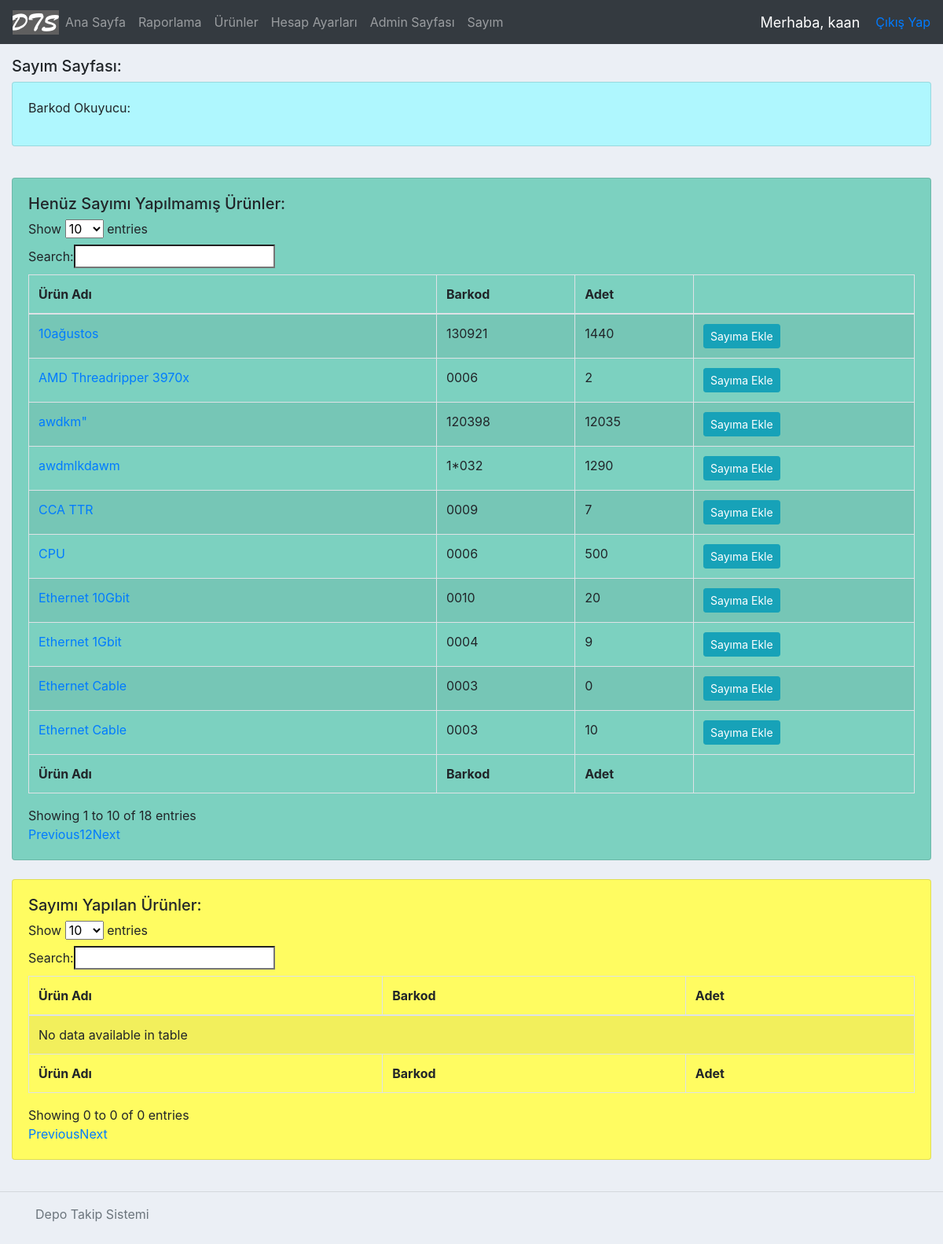
The page /stocktakePage/ (signed in) on the database as committed earlier.
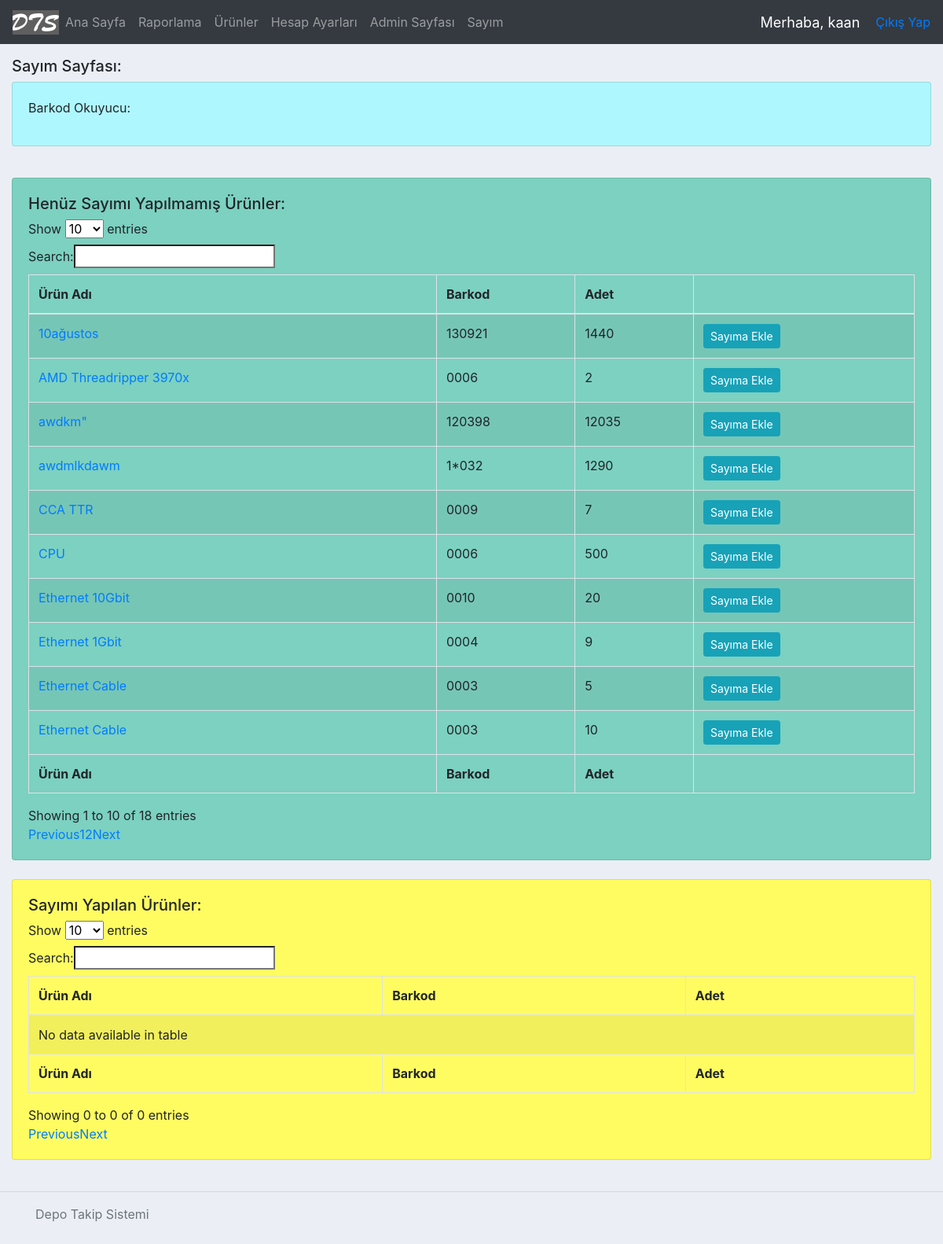
The same page on the database as committed later.
### accounts/models.py (models this page shows, shortened)
class Product(models.Model):
    name = models.CharField(max_length=200)
    barcode = models.CharField(max_length=48)
    code = models.CharField(max_length=255)
    criticalStock = models.BooleanField(default=False) #kritik stok
    criticalStockAmt = models.IntegerField(null=True, blank=True)
    photo = models.ImageField(blank=True, null=True)
    vendor = models.CharField(max_length=200) #alınan firma
    dateBought = models.DateField(null=True) #satın alınan tarih
    regDate = models.DateTimeField( auto_now_add=True, null=True ) #ürünün kayıt edildiği tarih
    price = models.FloatField() #ürünün fiyatı
    amount = models.IntegerField() #ürünün adeti
    category = models.CharField(max_length=200) #ürünün kategorisi
    brand = models.CharField(max_length = 200) #ürünün markası
    model = models.CharField(max_length = 200, blank=True, null=True)
    description = models.CharField(max_length = 400, blank=True, null=True) #açıklama
    editor = models.CharField(max_length = 200) #ürünü kaydeden/silen kullanıcı
    invoice = models.OneToOneField('Invoice', on_delete=models.CASCADE, related_name="fatura", null=True, blank=True )
    history = HistoricalRecords(
        history_change_reason_field=models.TextField(null=True, max_length=255)
    )
    lastStocktakeTime = models.DateTimeField(blank=True, null=True) #son sayım yapılan tarih

### accounts/views.py (the view, shortened to what this page needs)
# urls.py: path('stocktakePage/', views.stocktakePage, name="stocktakePage"),
@login_required(login_url='login')
def stocktakePage(request):
    dateObj = timezone.now()
    time = datetime.time(0,0,0)
    beginningOfTheDay = dt.combine(dateObj, time)
    stocktakeProducts = Product.objects.filter(
        lastStocktakeTime__isnull=False
    ).filter(
        lastStocktakeTime__gt=beginningOfTheDay
    )
    nullST = Product.objects.filter(lastStocktakeTime__isnull=True)
    lteToday = Product.objects.filter(lastStocktakeTime__lte=beginningOfTheDay)
    products = nullST | lteToday
    totalLoss = 0
    lossDict = {}
    productFilter = ProductFilter(request.GET, queryset=products)
    products = productFilter.qs
    message = "Sayım sayfası her günün başında yenilenir. " + "Sayım tamamlandığında kayıp ürünlerin özetini ve toplam zararı görebilirsiniz."
    messages.info(request, message)
    context = { 'stocktakeProducts': stocktakeProducts, 'products': products,
     'productFilter': productFilter, 'totalLoss': totalLoss, 'lossDict': lossDict }
    return render(request, 'accounts/stocktakePage.html', context)

### accounts/templates/accounts/stocktakePage.html (shortened to what this page needs)
{%  extends 'accounts/main.html' %}
{% block content %}
<h5>Sayım Sayfası:</h5>
<div class="card card-body" id="ccColor">
    <p>Barkod Okuyucu:</p>
</div>
<div class="card card-body" id="stockNotTaken">
    <h5>Henüz Sayımı Yapılmamış Ürünler:</h5>
    {% if products|length is 0 %}
        <script>
            alert("Sayım Tamamlanmış Durumda.");
        </script>
        <h5 id="red">Sayım yapılmayan ürün kalmadı. Sayım tamamlandı. Toplam Zarar: {{totalLoss}} TL</h5>
        <div>
            <p>Zararın özeti:</p>
            <table class="table table-hover">
                <thead>
                    <tr>
                        <th scope="col">Ürün</th>
                        <th scope="col">Zarar</th>
                    </tr>
                </thead>
                <tbody>
                    {% for key, value in lossDict.items %}
                    <tr>
                        <td>{{ key }}</td>
                        <td>{{ value }}</td>
                    </tr>
                    {% endfor %}
                </tbody>
            </table>
        </div>
    {% else %}
        {% include "accounts/products.html" %}
    {% endif %}
</div>
<br>
<div class="card card-body" id="stockTaken">
        <h5>Sayımı Yapılan Ürünler:</h5>
        <table id="stocktakeProducts" class="table table-striped table-bordered" cellspacing="0" width="100%">
            <thead>
                <tr>
                    <th>Ürün Adı</th>
                    <th>Barkod</th>
                    <th>Adet</th>
                </tr>
            </thead>
            <tbody>
            </tbody>
            <tfoot>
          	<tr>
          		<th>Ürün Adı</th>
          		<th>Barkod</th>
          		<th>Adet</th>
          	</tr>
            </tfoot>
        </table>
</div>
<br>
{% endblock content %}

### accounts/templates/accounts/products.html
<table id="products" class="table table-striped table-bordered" cellspacing="0" width="100%">
  <thead>
	<tr>
	  <th>Ürün Adı</th>
	  <th>Barkod</th>
	  <th>Adet</th>
	  <th></th>
	</tr>
  </thead>
  <tbody>
	  {% for product in products %}
		  <tr>
			  <td>
				  <a href="{% url 'productPage' product.id %}">{{ product.name }}</a>
			  </td>
			  <td>{{ product.barcode }}</td>
			  <td>{{ product.amount }}</td>
			  <td>
				  <a class="btn btn-sm btn-info" href="{% url 'productST' product.id %}">Sayıma Ekle</a>
			  </td>
		  </tr>
	  {% endfor %}
  </tbody>
  <tfoot>
	<tr>
		<th>Ürün Adı</th>
		<th>Barkod</th>
		<th>Adet</th>
	</tr>
  </tfoot>
</table>

Rows that differ between the two databases and show on the page:
changed Product (number 1 of 10 on the later page): amount "0" → "5"
